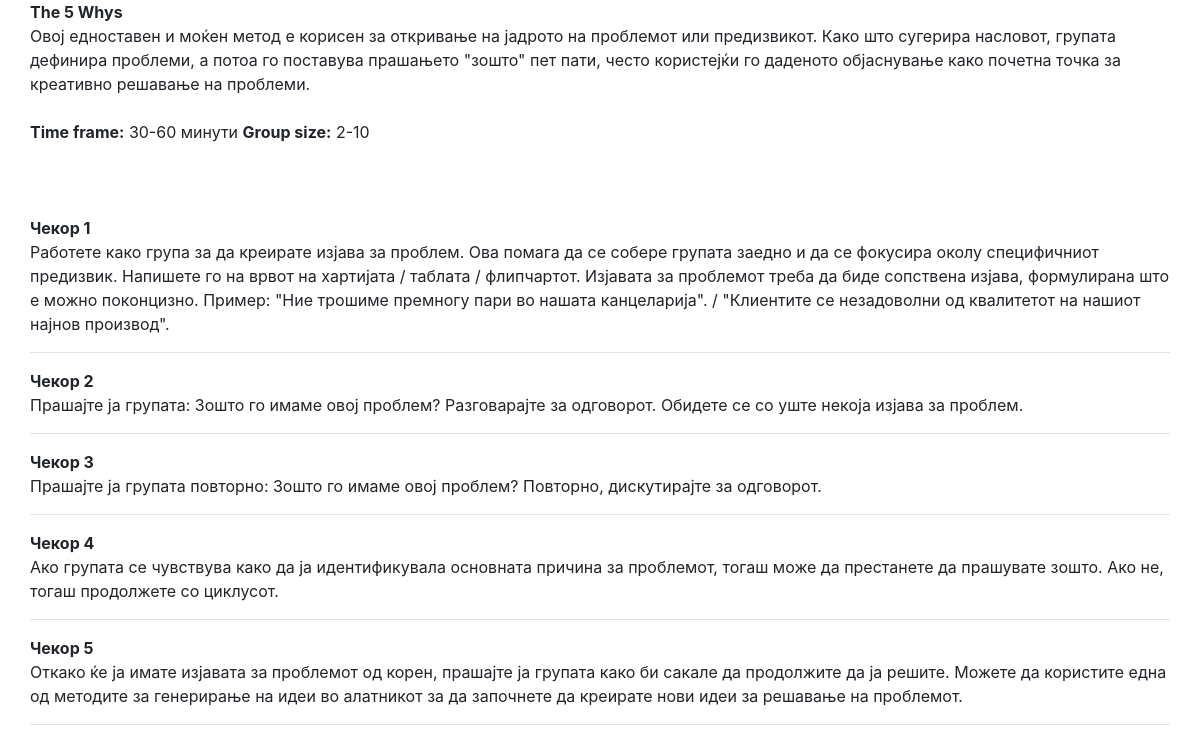
/Page/SinglePage.php?gameId=3, run on the app's committed database.
### tables this page shows
CREATE TABLE `game` (
  `id` int(11) NOT NULL,
  `name` varchar(1000) DEFAULT NULL,
  `category` varchar(255) DEFAULT NULL,
  `time_frame` varchar(20) DEFAULT NULL,
  `group_size` varchar(20) DEFAULT NULL,
  `image_name` varchar(255) DEFAULT NULL,
  `facility_level` varchar(255) DEFAULT NULL,
  `description` text
);

CREATE TABLE `step` (
  `id` int(11) NOT NULL,
  `description` text,
  `step_order` int(11) DEFAULT NULL,
  `game_id` int(11) DEFAULT NULL
);

### Function/functions.php (called while the page is built, shortened)
<?php
function getGame($gameId) {
    $dbServername = "localhost";
    $dbUsername = "root";
    $dbPassword ="";
    $dbName = "brainster_box";
    $pdo = new PDO('mysql:host='.$dbServername.';dbname='.$dbName.';charset=utf8', $dbUsername, $dbPassword);
    $stmt = $pdo->prepare("SELECT game.`name`, game.`facility_level`,
                                  game.`description`, game.`time_frame`, game.`group_size`
                           FROM `game` WHERE game.`id` = ? ");
    $stmt->execute([$gameId]);
    $game = $stmt->fetch();
    return $game;
}
function getSteps($step) {
    $dbServername = "localhost";
    $dbUsername = "root";
    $dbPassword ="";
    $dbName = "brainster_box";
    $pdo = new PDO('mysql:host='.$dbServername.';dbname='.$dbName.';charset=utf8', $dbUsername, $dbPassword);
    $stmt = $pdo->prepare("SELECT step.`description`, step.`step_order` FROM `step` INNER JOIN `game` ON step.`game_id` = game.`id` WHERE game.`id` = ? ORDER BY step.`step_order` ASC");
    $stmt->execute([$step]);
    $data = $stmt->fetchAll();
    return $data;
}

### Page/SinglePage.php (the view, shortened to what this page needs)
<?php
    include 'functions.php';
    $game = getGame($_GET['gameId']);
    $steps = getSteps($_GET['gameId']);
?>
<!DOCTYPE html>
<html>
<head>
    <link rel="stylesheet" type="text/css" media="screen" href="singlepage.css">
    <link rel="stylesheet" href="https://stackpath.bootstrapcdn.com/bootstrap/4.3.1/css/bootstrap.min.css">
    <link rel="stylesheet" href="https://cdnjs.cloudflare.com/ajax/libs/font-awesome/4.7.0/css/font-awesome.min.css">
</head>
<body >
    <div class="container-fluid">
        <div claas="row">
            <div class="container">
                <div class="row">
                    <div >
                         <?php
                                echo "<b>" . $game['name'] . "</b>";
                                echo "<br>";
                                echo $game['description'];
                                echo "<br>";
                                echo "<br>";
                                echo "<b>Time frame:</b> " . $game['time_frame'] .  " <b> Group size:</b> " . $game['group_size'];
                                echo "<br>";
                                echo "<br>";
                                echo "<br>";
                                echo "<br>";
                                foreach($steps as $k =>$step){
                                    echo "<b>Чекор " . $step['step_order'] . "</b>";
                                    echo "<br>";
                                    echo $step['description'];
                                    echo "<br>";
                                    echo "<hr>";
                                }
                        ?>
                    </div>
                </div>
            </div>
        </div>
    </div>
</body>
</html>

### CSS/singlepage.css (style rules this page uses)
body { font-family: 'Times New Roman', Times, serif; }

### data on the page
game: name "Тhe 5 Whys", description "Овој едноставен и моќен метод е корисен за откривање на јадрото на проблемот или предизвикот. Како што сугерира насловот, групата дефинира проблеми, а потоа го поставува прашањето \"зошто\" пет пати, често користејќи го даденото објаснување како почетна точка за креативно решавање на проблеми.", time_frame "30-60 минути", group_size "2-10"
step: step_order "1", description "Работете како група за да креирате изјава за проблем. Ова помага да се собере групата заедно и да се фокусира околу специфичниот предизвик. Напишете го на врвот на хартијата / таблата / флипчартoт. Изјавата за проблемот треба да биде сопствена изјава, формулирана што е можно поконцизно. Пример: \"Ние трошиме премногу пари во нашата канцеларија\". / \"Клиентите се незадоволни од квалитетот на нашиот најнов производ\"."
step: step_order "2", description "Прашајте ја групата: Зошто го имаме овој проблем? Разговарајте за одговорот. Обидете се со уште некоја изјава за проблем."
step: step_order "3", description "Прашајте ја групата повторно: Зошто го имаме овој проблем? Повторно, дискутирајте за одговорот."
step: step_order "4", description "Ако групата се чувствува како да ја идентификувалa основната причина за проблемот, тогаш може да престанете да прашувате зошто. Ако не, тогаш продолжете со циклусот."
step: step_order "5", description "Откако ќе ја имате изјавата за проблемот од корен, прашајте ја групата како би сакале да продолжите да ја решите. Можете да користите една од методите за генерирање на идеи во алатникот за да започнете да креирате нови идеи за решавање на проблемот."
